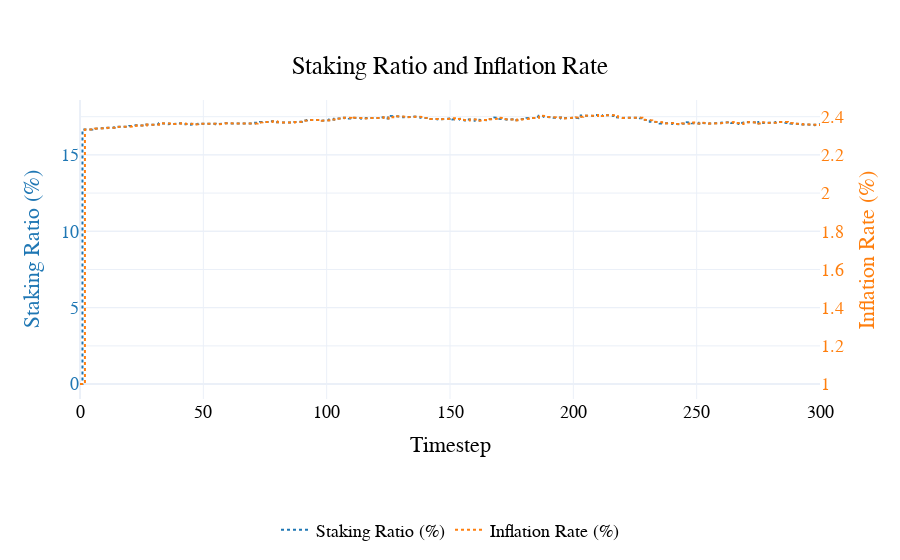

Notebook source saved alongside this figure:
### Code cell
fig= visualizations.plot_staking_ratio_inflation_rate(
    df
)
pio.show(fig)

### Figure 1 — Plotly figure (JSON) as saved in the notebook; plotly's stock layout.template omitted (floating-point values rounded to 4 significant figures; data arrays with more than 128 entries replaced by an {"elided": "..."} marker saying what was removed)
{"data": [{"line": {"color": "#1f77b4", "dash": "dot"}, "name": "Staking Ratio (%)", "type": "scatter", "x": {"elided": "2401 int values"}, "y": {"elided": "2401 float values"}, "yaxis": "y"}, {"line": {"color": "#ff7f0e", "dash": "dot"}, "name": "Inflation Rate (%)", "type": "scatter", "x": {"elided": "2401 int values"}, "y": {"elided": "2401 float values"}, "yaxis": "y2"}], "layout": {"font": {"color": "black", "family": "Arial", "size": 18}, "hovermode": "x unified", "legend": {"orientation": "h", "x": 0.5, "xanchor": "center", "y": -0.5, "yanchor": "bottom"}, "paper_bgcolor": "rgba(255, 255, 255, 1)", "plot_bgcolor": "rgba(255, 255, 255, 1)", "title": {"text": "Staking Ratio and Inflation Rate", "x": 0.5, "xanchor": "center", "y": 0.9, "yanchor": "top"}, "xaxis": {"title": {"text": "Timestep"}}, "yaxis": {"tickfont": {"color": "#1f77b4"}, "title": {"font": {"color": "#1f77b4"}, "text": "Staking Ratio (%)"}}, "yaxis2": {"overlaying": "y", "side": "right", "tickfont": {"color": "#ff7f0e"}, "title": {"font": {"color": "#ff7f0e"}, "text": "Inflation Rate (%)"}}}}
